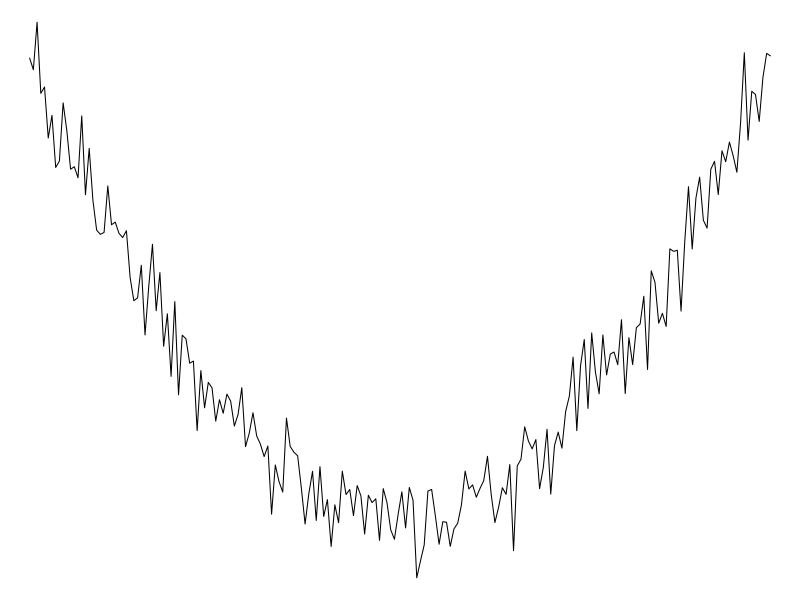
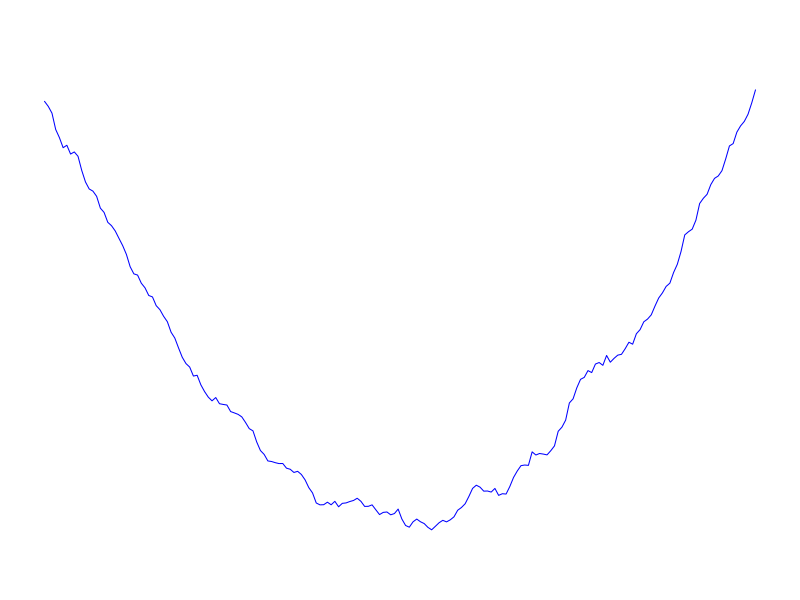
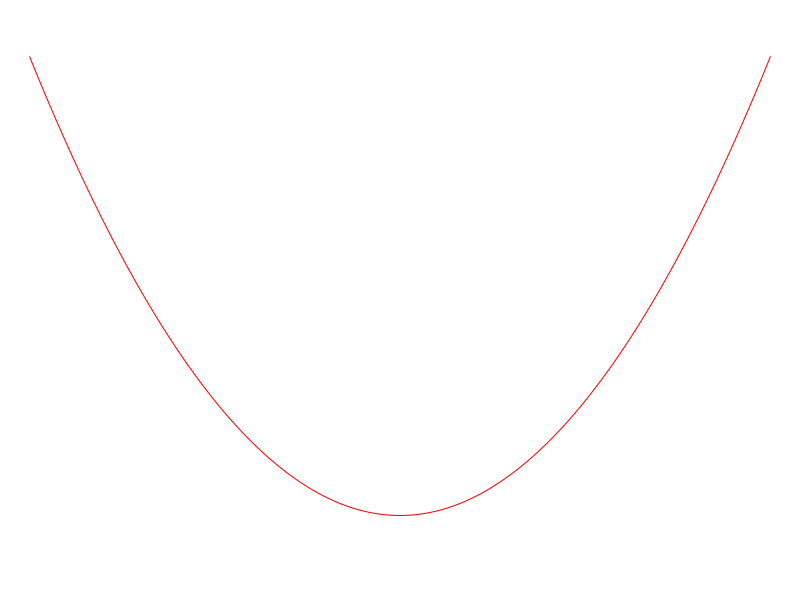

These figures' R source, in order:
#! /usr/bin/env Rscript

library(zoo)

time = seq(-5, 5, length.out=200)
trend = time^2
noise = rnorm(length(time), sd=1.5)
data = trend + noise

h = 5
time_sub = time[h:(length(time)+1-h)]
mov_avg = rollmean(data, 2*h-1)

xlim=range(time)
ylim=range(data)

pdf("processed/time_series.pdf")
par(xaxt="n", yaxt="n", ann=F, bty="n", mai=rep(0, 4))
plot(time, data, type='l', xlim=xlim, ylim=ylim)

pdf("processed/moving_average.pdf", )
par(xaxt="n", yaxt="n", ann=F, bty="n", mai=rep(0, 4))
plot(time_sub, mov_avg, type='l', col="blue", xlim=xlim, ylim=ylim)

pdf("processed/trend.pdf")
par(xaxt="n", yaxt="n", ann=F, bty="n", mai=rep(0, 4))
plot(time, trend, type='l', col="red", xlim=xlim, ylim=ylim)
dev.off()
